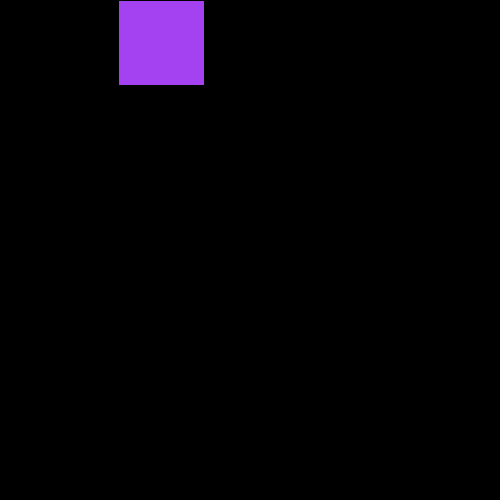
Frame 1 (no input)
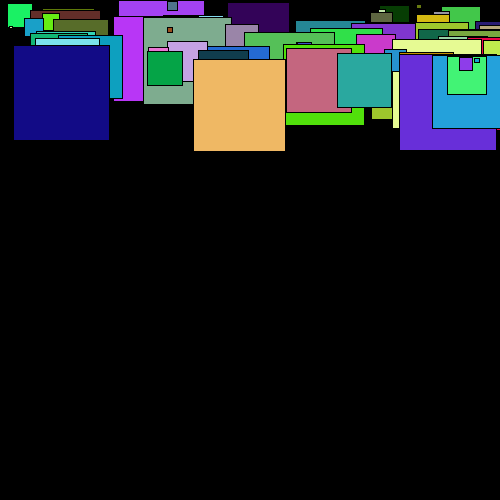
Frame 60 (the mouse pressed at the canvas centre just before this capture)
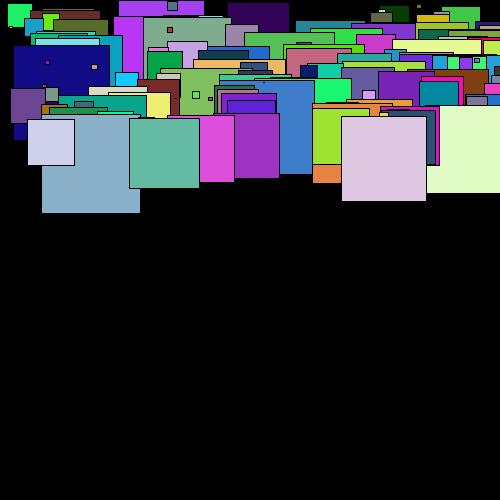
Frame 120 (the mouse held since frame 60 and released just before this capture)

The Processing sketch that drew these frames (run headless with seeded random() and noise(); from frame 60 on, the mouse is pressed at the canvas centre):

// Processing sketch: Sebastian_s_Game
// ── Sebastian_s_Game.pde
int blobhieght = 0;
int X = 1000;

void setup() {
  size(500,500);
  background(0);
}

void draw() {
 
  fill(random(255),random(255),random(255));
  square(random(500),blobhieght,random(100));
  blobhieght = blobhieght + 1;
  if(blobhieght == 500){
    blobhieght = 0;
    delay(X);
  }
 
}

void mousePressed() {
  fill(0);
  X = X/2;
  triangle(mouseX+random(200),mouseY+random(200),mouseX-random(200),mouseY+random(200),mouseX+random(200),mouseY-random(200));

}
